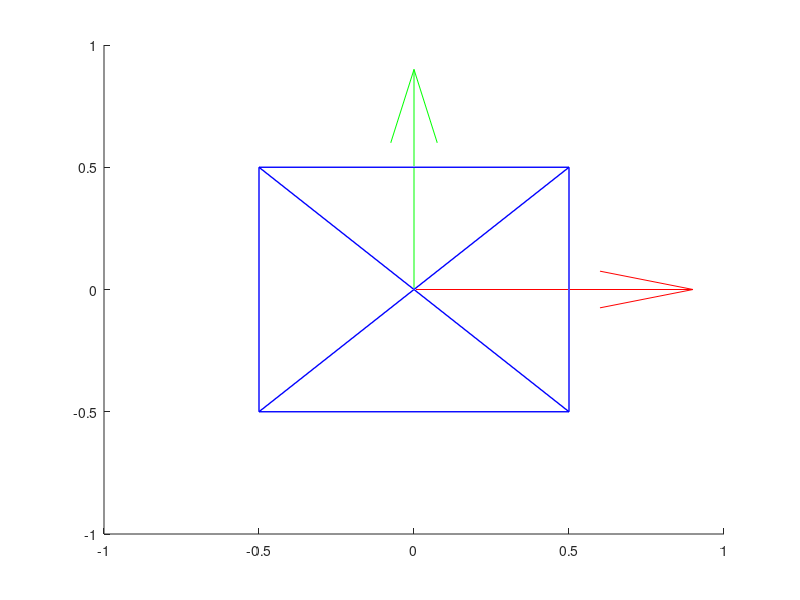

MATLAB code for this plot:
function [] = plotcamera( varargin )
defult_Transfrom = [eye(3) [0; 0; 0]];
defaults = struct('Transform', defult_Transfrom, 'Color', [0 0 1], ...
    'Scale', [1 1 1], 'Thickness', 1,'Fill', 0, 'Righthand', 1);  %define default values

params = struct(varargin{:});

for f = fieldnames(defaults)',
    if ~isfield(params, f{1}),
        params.(f{1}) = defaults.(f{1});
    end
end

transform = params.Transform;
color     = params.Color;
scale     = params.Scale;
isfill    = params.Fill;
thickness = params.Thickness;
isRighthand = params.Righthand;

if isRighthand
    z = 1;
else
    z = -1;
end
vertices = [0 0 0;-0.5 0.5 z;0.5 0.5 z;0.5 -0.5 z;-0.5 -0.5 z];
axis_x = [1 0 0];
axis_y = [0 1 0];

vertices(:, 1) = vertices(:, 1) * scale(1);
vertices(:, 2) = vertices(:, 2) * scale(2);
vertices(:, 3) = vertices(:, 3) * scale(3);

axis_x = axis_x .* scale;
axis_y = axis_y .* scale;

vertices = transform(1:3, 1:3) * vertices' + repmat(transform(:, 4), [1 5]);
vertices = vertices';

axis_x = (transform(1:3, 1:3) * axis_x' + transform(:, 4))';
axis_y = (transform(1:3, 1:3) * axis_y' + transform(:, 4))';

for i = 1:5
    if i == 1
        for nex = 2:5
            hold on
            line([vertices(i, 1); vertices(nex, 1)], ...
                [vertices(i, 2); vertices(nex, 2)], ...
                [vertices(i, 3); vertices(nex, 3)], ...
                'LineWidth', thickness, ...
                'Color', color);
        end
        
        %         if isfill
        %             hold on
        %             fill3([vertices(i, 1); vertices(nex, 1)], ...
        %                 [vertices(i, 2); vertices(nex, 2)], ...
        %                 [vertices(i, 3); vertices(nex, 3)], ...
        %                 'Color', color);
        %         end
    else
        nex = i + 1;
        if nex > 5; nex = 2; end
        
        hold on
        line([vertices(i, 1); vertices(nex, 1)], ...
            [vertices(i, 2); vertices(nex, 2)], ...
            [vertices(i, 3); vertices(nex, 3)], ...
            'LineWidth', thickness, ...
            'Color', color);
    end
end

n_axis_x = axis_x - vertices(1, :);
n_axis_y = axis_y - vertices(1, :);

quiver3(vertices(1, 1), vertices(1, 2), vertices(1, 3), ...
    n_axis_x(1), n_axis_x(2), n_axis_x(3), ...
    'Color', [1 0 0]);

quiver3(vertices(1, 1), vertices(1, 2), vertices(1, 3), ...
    n_axis_y(1), n_axis_y(2), n_axis_y(3), ...
    'Color', [0 1 0]);

% if isfill
%     hold on
%     fill3(vertices(2:5, :), vertices(2:5, :), vertices(2:5, :));
% end

end